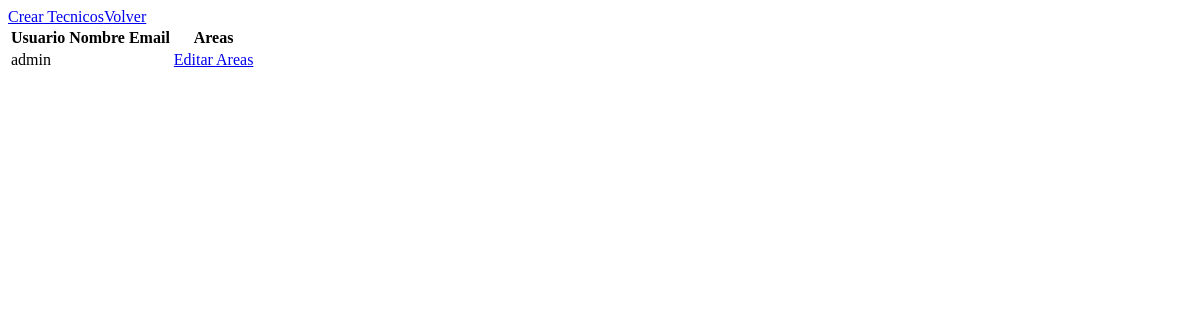
The page /SAS_tickets/tecnicos/ on the database as committed earlier.
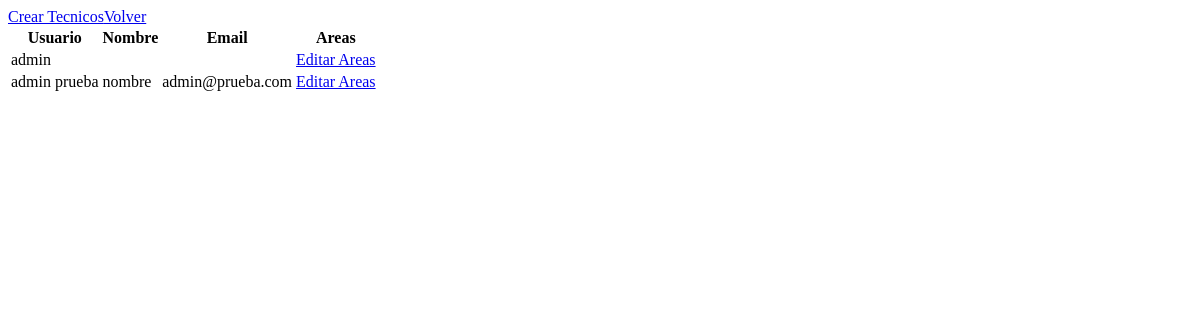
The same page on the database as committed later.
### SAS_tickets/models.py (models this page shows)
class Usuario(models.Model):
    user        = models.OneToOneField(User, on_delete=models.CASCADE)
    is_techsupp = models.BooleanField(default=False)
    profilepic  = models.ImageField(upload_to='pfp/', blank=True, null=True)
    def __str__(self):
        return self.user.username

### SAS_tickets/views.py (the view)
# urls.py: path('tecnicos/', views.tecnicos , name="tecnicos"),
def tecnicos(request):
    techsupp = Usuario.objects.filter(is_techsupp=True)
    print(f"{techsupp} ")
    context = {
        "techsupp": techsupp
    }
    return render(request, 'admin/tecnicos.html', context)

### SAS_tickets/templates/Admin/tecnicos.html (shortened to what this page needs)
<!DOCTYPE html>
<html lang="en">
<head>
</head>
<body>
    <a href="{% url 'crear_tecnico' %}">Crear Tecnicos</a><a href="{% url 'panel_admin' %}">Volver</a>
    <table>
        <tr>
            <th>Usuario</th>
            <th>Nombre</th>
            <th>Email</th>
            <th>Areas</th>
        </tr>
        {% for tecnico in techsupp %}
            <tr>
                <td>{{ tecnico.user.username }}</td>
                <td>{{ tecnico.user.first_name }}</td>
                <td>{{ tecnico.user.email }}</td>
                <td><a href="{% url 'areas_tecnico' tecnico.user.username %}">Editar Areas</a></td>
            </tr>
        {% endfor %}
    </table>
</body>
</html>

Rows that differ between the two databases and show on the page:
now on this page (row edited): Usuario: user.username "admin prueba", user.first_name "nombre", user.email "admin@prueba.com"
